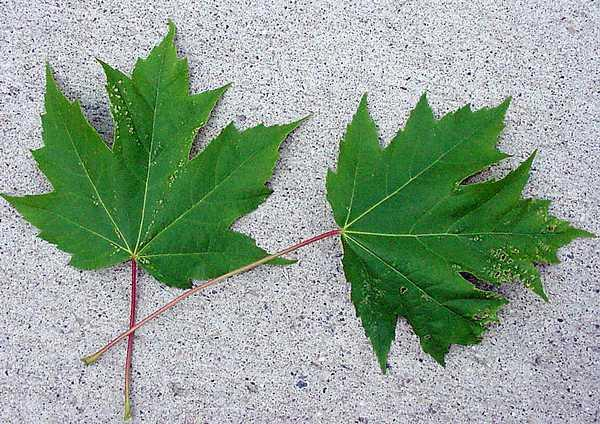
#> input picture 6 Normalized-Cuts-python/pics/LEAF.JPG, 600 x 424 px, found by its file name
$ python normalizedcut_2.py
#> lines starting #> are read from the running program, lines starting #| are printed output that depends on the picture
#> further down, img is the input picture: shape (424, 600, 3); mean B, G, R 144.5, 162.8, 142.2
import cv2
import numpy as np
from scipy.linalg.decomp import eig
from scipy import sparse
from scipy.sparse.linalg import eigs

class Ncut(object):
    '''
    This class is write for RGB image, so if you want to processing grayscale, some adjustment should worked on
    F_maker, W_maker function :)
    '''

    def __init__(self, img):
        '''
        :param img: better no larger than 300px,300px
        '''
        self.no_rows, self.no_cols, self.channel = img.shape
#> self.no_rows = 424; self.no_cols = 600; self.channel = 3
        self.N = self.no_rows * self.no_cols
#> self.N = 254400
        self.V_nodes = self.V_node_maker(img)
        self.X = self.X_maker()
        self.F = self.F_maker(img)
        # parameter for W clculate
        self.r = 2
        self.sigma_I = 4
        self.sigma_X = 6
        # Dense W,D
        self.W = self.W_maker()
        self.D = self.D_maker()

    # V_nodes shape : [self.N,1,3]
    def V_node_maker(self, img):
        b,g,r = cv2.split(img)
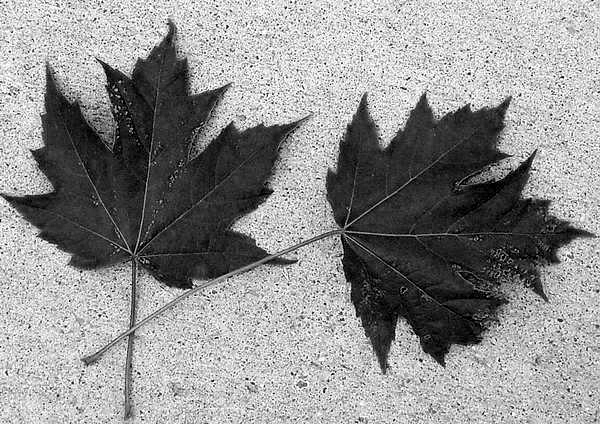
#> b: shape (424, 600); min 0, max 255, mean 144.5
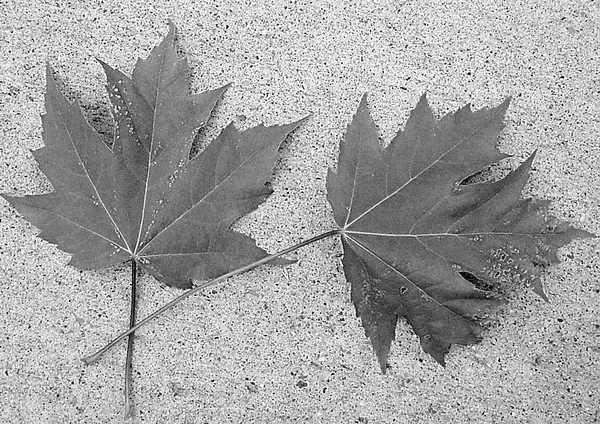
#> g: shape (424, 600); min 0, max 255, mean 162.8
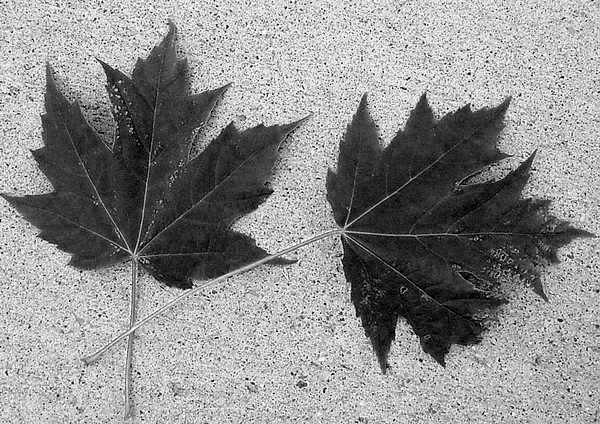
#> r: shape (424, 600); min 0, max 255, mean 142.2
        b = b.flatten()
        g = g.flatten()
        r = r.flatten()
        V_nodes = np.vstack((b,g))
        V_nodes = np.vstack((V_nodes,r))
        return V_nodes

    def X_maker(self):
        X_temp = np.arange(self.N)
        X_temp = X_temp.reshape((self.no_rows,self.no_cols))
        X_temp_rows = X_temp // self.no_rows
        X_temp_cols = (X_temp // self.no_cols).T
        X = np.zeros((self.N, 1, 2))
        X[:,:,0] = X_temp_rows.reshape(self.N,1)
        X[:,:,1] = X_temp_cols.reshape(self.N,1)
        return X

    def F_maker(self,img):
        if self.channel < 2:
            return self.gray_feature_maker(img)
        else:
            return self.color_img_feature_maker(img)

    def gray_feature_maker(self,img):
        print('need to ')

    def color_img_feature_maker(self,img):
        F = img.flatten().reshape((self.N,1,self.channel))
        F = F.astype('uint8')
        return F

    def W_maker(self):
#> (the run stopped early here; a loop or call above may not have finished)

$ run again, with 6 Normalized-Cuts-python/pics/Baboon1.bmp saved as 6 Normalized-Cuts-python/pics/LEAF.JPG
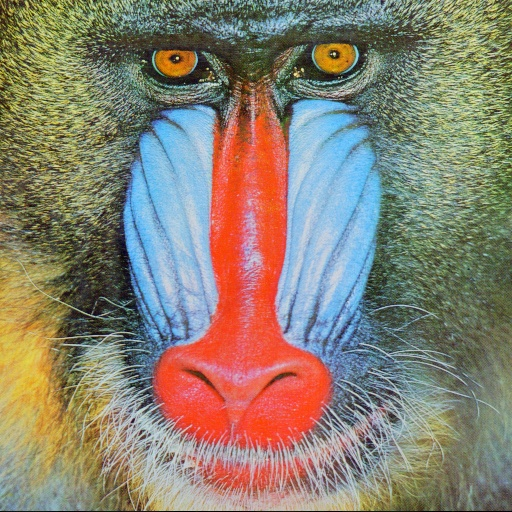
#> input picture 6 Normalized-Cuts-python/pics/Baboon1.bmp, 512 x 512 px, found by its file name
#> img is the input picture: shape (512, 512, 3); mean B, G, R 113.1, 128.9, 137.4
#> in V_node_maker, `b,g,r = cv2.split(img)`:
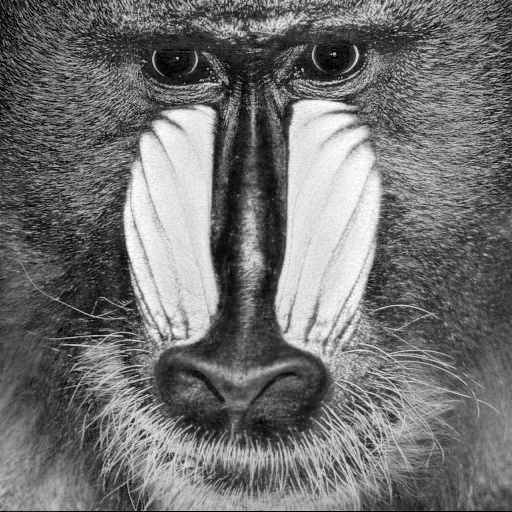
#> b: shape (512, 512); min 0, max 255, mean 113.1
#> in V_node_maker, `b,g,r = cv2.split(img)`:
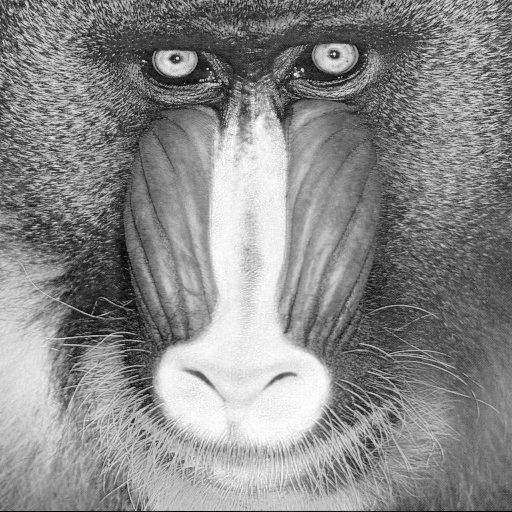
#> r: shape (512, 512); min 0, max 255, mean 137.4
